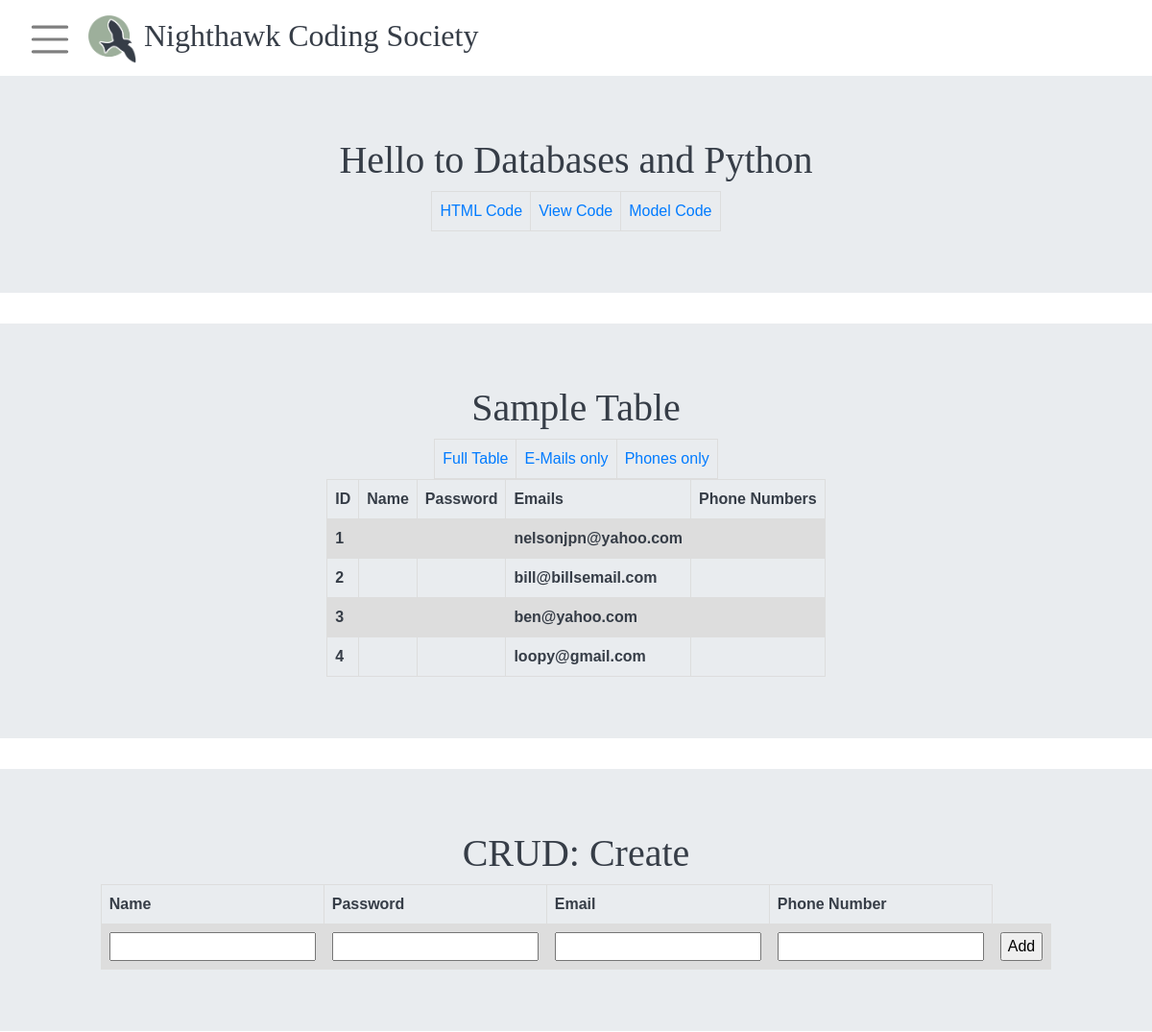
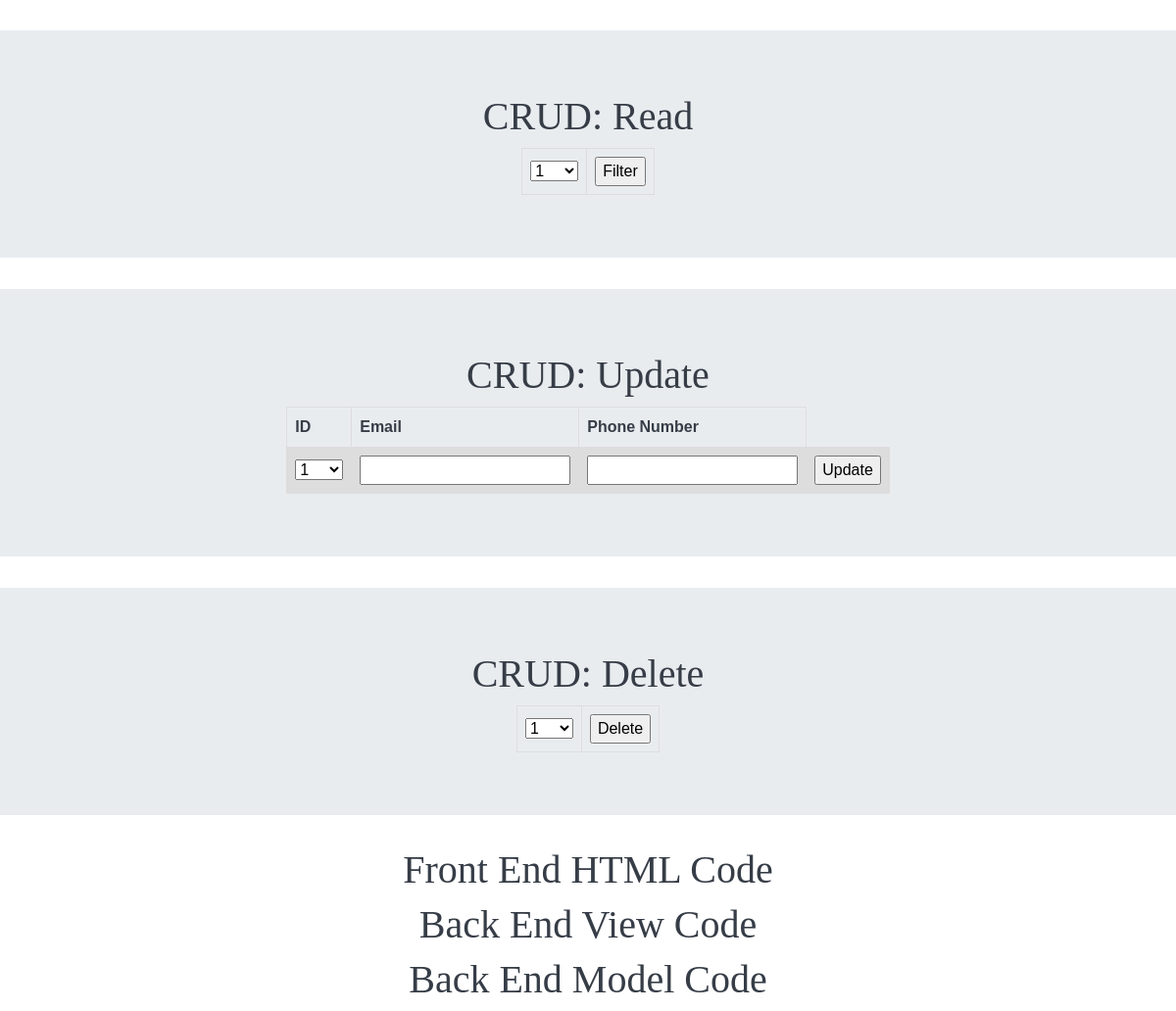
The page /pythondb/emails/ on the database its author committed (2 pictures, top to bottom).
### SqlAlchemyTest/pythondb/model.py (models this page shows)
class Emails(db.Model):
    UserID = db.Column(db.Integer, primary_key=True)
    email_address = db.Column(db.String(255), unique=True, nullable=False)

### SqlAlchemyTest/pythondb/view.py (the view)
@pythondb_bp.route('/emails/')
def emails():
    records = []
    emails = Emails.query.all()
    for email in emails:
        user_dict = {}
        user_dict['id'] = email.UserID
        user_dict['emails'] = email.email_address
        records.append(user_dict)
    return render_template("pythondb/index.html", table=records, menu=menus)

### SqlAlchemyTest/pythondb/templates/pythondb/index.html (shortened to what this page needs)
<!DOCTYPE html>
{% extends "homesite/base.html" %}
{% block content %}
    <div class="jumbotron jumbotron-fluid" style="height: 50%; ">
        <div class="row justify-content-center">
            <div class="col-10" style="text-align: center;">
                <h1>Hello to Databases and Python</h1>
                <table id="links">
                    <tr>
                        <td><a href=#FE-HTML>HTML Code</a></td>
                        <td><a href=#BE-VIEW>View Code</a></td>
                        <td><a href=#BE-MODEL>Model Code</a></td>
                    </tr>
                </table>
            </div>
        </div>
    </div>
    <div class="jumbotron jumbotron-fluid" style="height: 50%; ">
        <div class="row justify-content-center">
            <div class="col-10" style="text-align: center;">
                <h1>Sample Table</h1>
            </div>
        </div>
        <div class="row courses-buttons justify-content-center">
            <table id="links">
            <tr>
                <td><a href={{url_for('.databases')}}>Full Table </a></td>
                <td><a href={{url_for('.emails')}}>E-Mails only</a></td>
                <td><a href={{url_for('.phones')}}>Phones only</a></td>
            </tr>
            </table>
        </div>
        <table>
            <tr>
                <th>ID</th>
                <th>Name</th>
                <th>Password</th>
                <th>Emails</th>
                <th>Phone Numbers</th>
            </tr>
            {% for row in table %}
                <tr>
                    <th>{{ row['id'] }}</th>
                    <th>{{ row['name'] }}</th>
                    <th>{{ row['password'] }}</th>
                    <th>{{ row['emails'] }}</th>
                    <th>{{ row['phone_numbers'] }}</th>
                </tr>
            {% endfor %}
        </table>
    </div>
    <div class="jumbotron jumbotron-fluid" style="height: 50%; ">
        <div class="row justify-content-center">
            <div class="col-10" style="text-align: center;">
                <h1>CRUD: Create</h1>
            </div>
        </div>
        <div class="row courses-buttons justify-content-center">
            <form method="POST" ID="myForm" action={{url_for('.create')}} >
                <table>
                    <tr>
                        <th>Name</th>
                        <th>Password</th>
                        <th>Email</th>
                        <th>Phone Number</th>
                    </tr>
                    <tr>
                        <th><input type="text" name="username"></th>
                        <th><input type="text" name="password"></th>
                        <th><input type="text" name="email"></th>
                        <th><input type="text" name="phone_number"></th>
                        <th><input type="submit" value="Add"></th>
                    </tr>
                </table>
            </form>
        </div>
    </div>
    <div class="jumbotron jumbotron-fluid" style="height: 50%; ">
        <div class="row justify-content-center">
            <div class="col-10" style="text-align: center;">
                <h1>CRUD: Read</h1>
            </div>
        </div>
        <div class="row courses-buttons justify-content-center">
            <form method="POST" ID="myForm" action={{url_for('.read')}} >
                <table id="links">
                    <tr><td><select name="ID">
                        <optgroup label="userid">
                            {%  for row in table: %}
                                <option label="{{ row['id'] }}">{{ row['id'] }}</option>
                            {% endfor %}
                        </optgroup>
                    </select></td>
                        <td><input type="submit" value="Filter"></td>
                    </tr>
                </table>
            </form>
        </div>
    </div>
    <div class="jumbotron jumbotron-fluid" style="height: 50%; ">
        <div class="row justify-content-center">
            <div class="col-10" style="text-align: center;">
                <h1>CRUD: Update</h1>
            </div>
        </div>
        <div class="row courses-buttons justify-content-center">
            <form method="POST" ID="myForm" action={{url_for('.update')}} >
                <table id="links">
                    <tr>
                        <th>ID</th>
                        <th>Email</th>
                        <th>Phone Number</th>
                    </tr>
                    <tr>
                        <td>
                        <select name="ID">
                            <optgroup label="userid">
                                {%  for row in table: %}
                                    <option label="{{ row['id'] }}">{{ row['id'] }}</option>
                                {% endfor %}
                            </optgroup>
                        </select>
                        </td>
                        <th><input type="text" name="email"></th>
                        <th><input type="text" name="phone_number"></th>
                        <th><input type="submit" value="Update"></th>
                    </tr>
                </table>
            </form>
        </div>
    </div>
    <div class="jumbotron jumbotron-fluid" style="height: 50%; ">
        <div class="row justify-content-center">
            <div class="col-10" style="text-align: center;">
                <h1>CRUD: Delete</h1>
            </div>
        </div>
        <div class="row courses-buttons justify-content-center">
            <form method="POST" ID="myForm" action={{url_for('.delete')}} >
                <table id="links">
                    <tr><td><select name="ID">
                        <optgroup label="userid">
                            {%  for row in table: %}
                                <option label="{{ row['id'] }}">{{ row['id'] }}</option>
                            {% endfor %}
                        </optgroup>
                    </select>
                    </td><td><input type="submit" value="Delete"></td></tr>
                </table>
            </form>
        </div>
    </div>
    <div align="center" >
        <h1 id="FE-HTML">Front End HTML Code</h1>
    </div>
    <div align="center" >
        <h1 id="BE-VIEW">Back End View Code</h1>
    </div>
    <div align="center" >
        <h1 id="BE-MODEL">Back End Model Code</h1>
    </div>
{% endblock %}

### SqlAlchemyTest/pythondb/templates/pythondb/index.html (style rules this page uses)
table { font-family: arial, sans-serif; border-collapse: collapse; margin-left: auto; margin-right: auto; }
td, th { border: 1px solid #dddddd; text-align: left; padding: 8px; }
tr:nth-child(even) { background-color: #dddddd; }

### SqlAlchemyTest/templates/homesite/base.html (style rules this page uses)
html { scroll-behavior: smooth; }
:root { --yellow: #f1d483; --green: #9daf9b; --purple: #a59aaf; --lblue: #6084a3; --dblue: #2b425b; --gray: #363d47; }
.row { margin: auto; }
body { animation: fadein 2s; -moz-animation: fadein 2s; -webkit-animation: fadein 2s; -o-animation: fadein 2s; }

### rows shown on the page
Emails: id "1", emails "nelsonjpn@yahoo.com"
Emails: id "2", emails "bill@billsemail.com"
Emails: id "3", emails "ben@yahoo.com"
Emails: id "4", emails "loopy@gmail.com"

### other values the page prints
form field ID "1"
